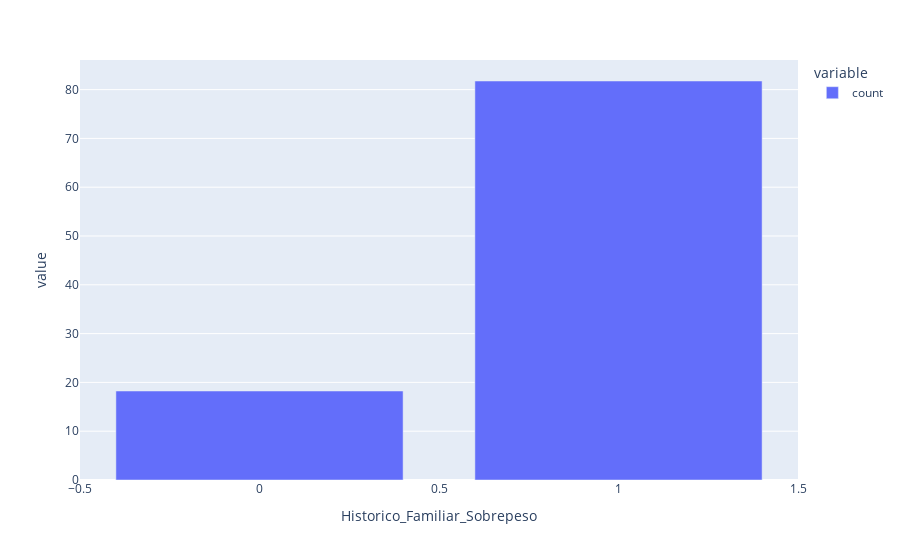

This figure's notebook cell:
### Code cell
px.bar(df_obesiddade.value_counts('Historico_Familiar_Sobrepeso') / len(df_obesiddade)*100)

### Figure 1 — Plotly figure (JSON) as saved in the notebook; plotly's stock layout.template omitted (floating-point values rounded to 4 significant figures)
{"data": [{"alignmentgroup": "True", "hovertemplate": "variable=count<br>Historico_Familiar_Sobrepeso=%{x}<br>value=%{y}<extra></extra>", "legendgroup": "count", "marker": {"color": "#636efa", "pattern": {"shape": ""}}, "name": "count", "offsetgroup": "count", "orientation": "v", "showlegend": true, "textposition": "auto", "type": "bar", "x": [1, 0], "xaxis": "x", "y": [81.76, 18.24], "yaxis": "y"}], "layout": {"barmode": "relative", "legend": {"title": {"text": "variable"}, "tracegroupgap": 0}, "margin": {"t": 60}, "xaxis": {"anchor": "y", "domain": [0, 1], "title": {"text": "Historico_Familiar_Sobrepeso"}}, "yaxis": {"anchor": "x", "domain": [0, 1], "title": {"text": "value"}}}}
